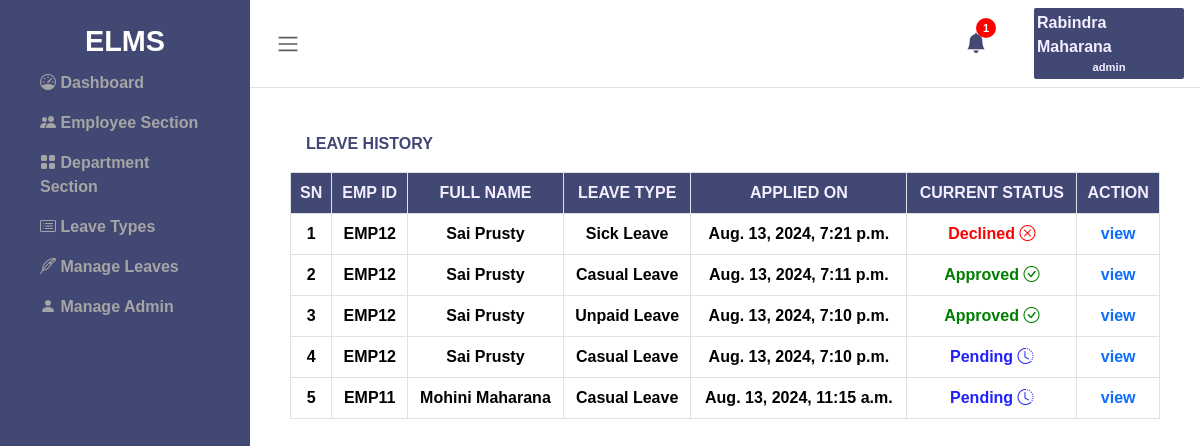
The page /leave/leave_history (signed in) on the database its author committed.
### leave/models.py (models this page shows, shortened)
class admin_table(models.Model):
    user = models.ForeignKey(User, on_delete=models.CASCADE)
    fullname = models.CharField(max_length=255)
    email = models.EmailField(max_length=255)
    uname = models.CharField(max_length=20)
    passwd = models.CharField(max_length=20)
    creation_date = models.DateTimeField(default=timezone.now)

class leave(models.Model):
    leavetype= models.CharField(max_length=100)
    toDate=models.DateField()
    fromDate = models.DateField()
    description = models.TextField()
    request_date = models.DateTimeField(default=timezone.now)
    adminRemark= models.TextField()
    adminRemarkDate = models.CharField(max_length=255)
    status = models.IntegerField()
    isRead = models.IntegerField()
    eid = models.ForeignKey(employee, on_delete=models.CASCADE)

class employee(models.Model):
    eid = models.CharField(max_length=100)
    fname = models.CharField(max_length=255)
    lname = models.CharField(max_length=255)
    email = models.EmailField(max_length=255)
    phone = models.CharField(max_length=20)
    department = models.CharField(max_length=100)
    gender = models.CharField(max_length=20)
    address = models.TextField()
    city = models.CharField(max_length=255)
    country = models.CharField(max_length=255)
    password = models.CharField(max_length=255)
    status = models.IntegerField(default=1)
    regdate = models.DateTimeField(default=timezone.now)

### leave/views.py (the view)
# urls.py: path('leave_history', views.leave_history, name='leave_history'),
def leave_history(request):
    request.session.get('admin_email')
    leave_details = reversed(leave.objects.all())
    emp_details = employee.objects.all()
    dept_details = department.objects.all()
    admin_email=request.session.get('admin_email')
    admin_details = admin_table.objects.get(email=admin_email)
    notification = leave.objects.filter(isRead = 0).count
    notification_data = reversed(leave.objects.filter(isRead = 0))
    active_emp = employee.objects.filter(status=1)
    inactive_emp = employee.objects.filter(status=0)
    pending = leave.objects.filter(status = 0)
    declined = leave.objects.filter(status = 1)
    approved = leave.objects.filter(status = 2)
    context = {
        'leave_details': leave_details,
        'emp_details': emp_details,
        'dept_details': dept_details,
        'active_emp': active_emp,
        'inactive_emp': inactive_emp,
        'pending': pending,
        'declined': declined,
        'approved': approved,
        'notification': notification,
        'notification_data': notification_data,
        'admin_details': admin_details,
    }
    return render(request, 'admin/leave_history.html', context)

### leave/templates/admin/leave_history.html
{% extends "layout.html" %}
{% block content %}
      <div class="wrapper">
          {% include "sidebar.html" %}
          <div class="main">
              {% include "admin/nav.html" %}
              <main class="content px-3 py-2">
                  <div class="container-fluid">
                      <div class="mb-3">
                          <div class="container ">
                            <div class="table-title p-3 d-flex justify-content-between" >
                              <span class="d-flex align-items-center">LEAVE HISTORY</span>
                            </div>
                            <div class="table-container">
                            <table class="table text-center table-bordered progress-table ">
                                <thead>
                                  <tr>
                                    <th scope="col">SN</th>
                                    <th scope="col">EMP ID</th>
                                    <th scope="col">FULL NAME</th>
                                    <th scope="col">LEAVE TYPE</th>
                                    <th scope="col">APPLIED ON</th>
                                    <th scope="col">CURRENT STATUS</th>
                                    <th scope="col">ACTION</th>
                                  </tr>
                                </thead>
                                <tbody>
                                  {% for i in leave_details%}
                                    <tr>
                                      <td scope="row">{{forloop.counter}}</td>
                                      <td>{{i.eid.eid}}</td>
                                      <td>{{i.eid.fname}} {{i.eid.lname}}</td>
                                      <td>{{i.leavetype}}</td>
                                      <td>{{i.request_date}}</td>
                                      <td>
                                        {% if i.status == 0%}
                                          <span class="pending">Pending <i class="bi bi-clock-history"></i></span>
                                          {% elif i.status == 1%}
                                          <span class="declined">Declined <i class="bi bi-x-circle"></i></span>
                                          {%else%}
                                          <span class="approved">Approved <i class="bi bi-check-circle"></i></span>
                                        {% endif %}
                                      </td>
                                      <td> <a href="{% url 'emp_leave_details' i.id %}"><span>view</span></a></td>
                                    </tr>
                                    {% endfor %}
                                </tbody>
                              </table>
                              </div>
                        </div>
                      </div>
                  </div>
              </main>
          </div>
      </div>
      {% endblock content %}

### leave/templates/admin/nav.html (shortened to what this page needs)
<nav class="navbar navbar-expand px-3 border-bottom">
  <button class="btn" id="toggleSidebar" type="button" >
      <span class="navbar-toggler-icon"></span>
  </button>
  <div class="admin-profile d-flex justify-content-between align-items-center">
    <div  class="notification me-5 fs-5 dropstart">
      <span type="button" class="bi bi-bell-fill position-relative " data-bs-toggle="dropdown" aria-expanded="false">
        {% if notification == 0 %}
        <span></span>
        {% else %}
        <span class="round position-absolute top-0 start-100 translate-middle">
          {{notification}}
        </span>
        {% endif %}
      </span>
    </div>
    <div class="profile dropdown-center" >
      <div class="admin-name" type="button" data-bs-toggle="dropdown" aria-expanded="false">{{admin_details.fullname}}</div>
      <div class="emp-id" type="button" data-bs-toggle="dropdown" aria-expanded="false">{{admin_details.uname}}</div>
      </div>
  </div>
</nav>

### static/css/styles.css (style rules this page uses)
.pending { color: rgb(33, 33, 255); }
.declined { color: red; }
.approved { color: rgb(0, 126, 0); }
a { text-decoration: none; }

### static/css/sidebar.css (style rules this page uses)
* { margin: 0; padding: 0; box-sizing: border-box; }
body, html { height: 100%; font-family:'Gill Sans', 'Gill Sans MT', Calibri, 'Trebuchet MS', sans-serif; font-weight:600; }
.wrapper { display: flex; height: 100%; }
.main { margin-left: 250px; width: 100%; overflow-y: auto; transition: margin-left 0.3s ease; }
.btn { border: none; padding: 10px; cursor: pointer; }
.content { margin-top: 20px; }
.navbar { display: flex; justify-content: space-between; }
.profile { width: 150px; background-color: #424874; display: flex; align-items: center; flex-direction: column; align-items: center; color: #f4eeff; padding: 3px; border-radius: 2px; }
.emp-id { font-size: 0.7rem; }
.round { width: 20px; height: 20px; border-radius: 50%; background-color: red; display: flex; align-items: center; justify-content: center; color: white; font-size: 0.7rem; }
.table-container { max-height: 1000px; overflow-y: scroll; }
.bi.bi-bell-fill { color: #424874; }
.table-title { color: #424874; }
.table th { background-color: #424874; color: #f4eeff; }

### rows shown on the page
admin_table: fullname "Rabindra Maharana", uname "admin"
leave: eid.eid "EMP12", eid.fname "Sai", eid.lname "Prusty", leavetype "Sick Leave", request_date "Aug. 13, 2024, 7:21 p.m.", status "Declined"
leave: eid.eid "EMP12", eid.fname "Sai", eid.lname "Prusty", leavetype "Casual Leave", request_date "Aug. 13, 2024, 7:11 p.m.", status "Approved"
leave: eid.eid "EMP12", eid.fname "Sai", eid.lname "Prusty", leavetype "Unpaid Leave", request_date "Aug. 13, 2024, 7:10 p.m.", status "Approved"
leave: eid.eid "EMP12", eid.fname "Sai", eid.lname "Prusty", leavetype "Casual Leave", request_date "Aug. 13, 2024, 7:10 p.m.", status "Pending"
leave: eid.eid "EMP11", eid.fname "Mohini", eid.lname "Maharana", leavetype "Casual Leave", request_date "Aug. 13, 2024, 11:15 a.m.", status "Pending"

### other values the page prints
{{ notification }} "1"
